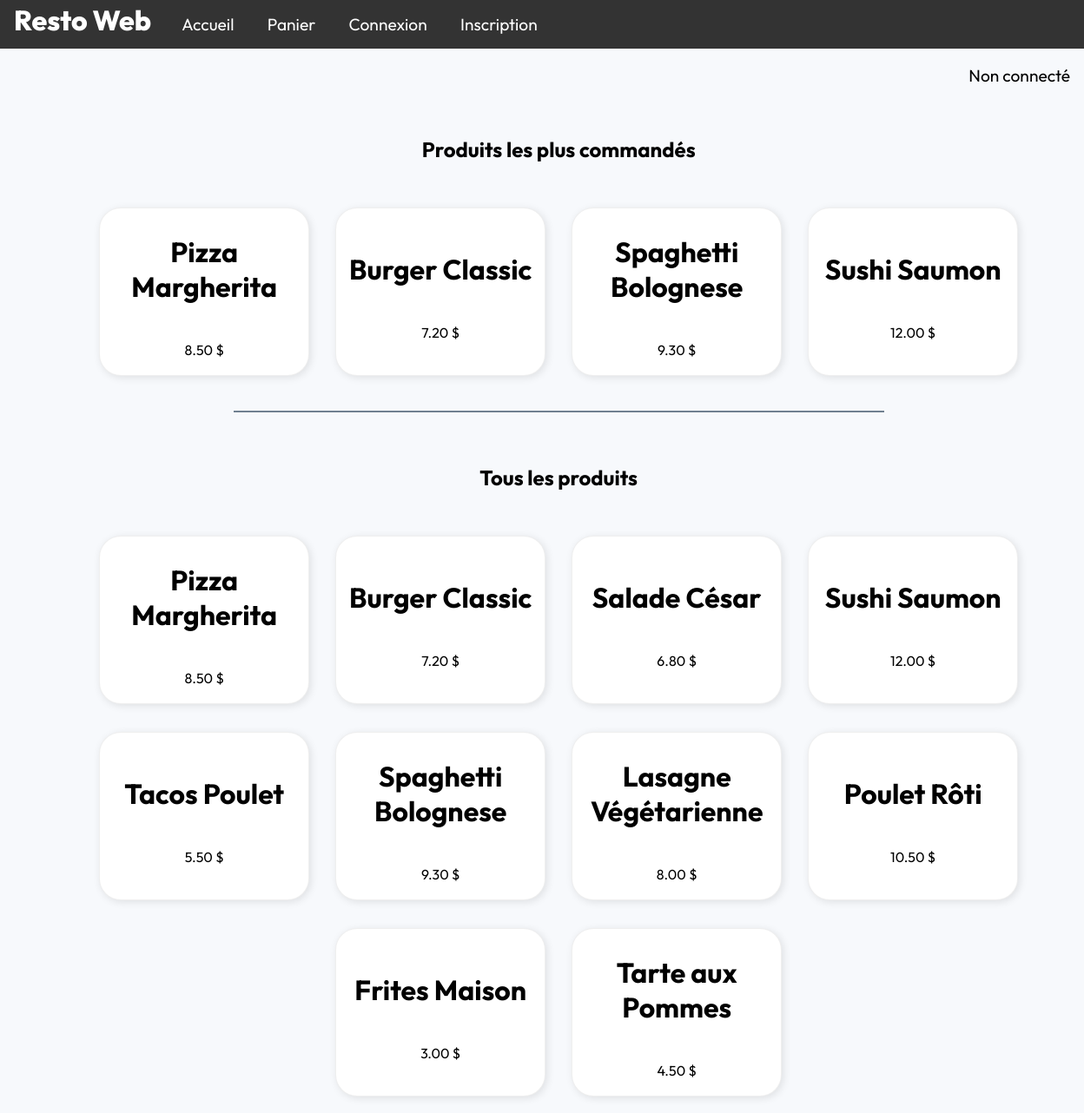
The page / on the database its author committed.
### tables this page shows
CREATE TABLE Produit (
    idProduit INT AUTO_INCREMENT PRIMARY KEY,
    libProduit VARCHAR(50) NOT NULL,
    prixProHT DECIMAL(15,2) NOT NULL
);

### src/functions/get_popular_products.php (called while the page is built)
<?php
    function get_popular_products(){
        $dbh = connect_db();
        $sql = "SELECT lc.idProduit, p.libProduit, SUM(lc.qteLigne) AS total_commandes, p.prixProHT
                FROM ligneCommandes lc, Produit p
                WHERE lc.idProduit = p.idProduit
                GROUP BY lc.idProduit
                ORDER BY total_commandes DESC
                LIMIT 4;";
        try {
            $sth = $dbh->prepare($sql);
            $sth->execute();
            $popular_products = $sth->fetchAll(PDO::FETCH_ASSOC);
        } catch (PDOException $ex) {
            die("Erreur lors de la requête SQL : " . $ex->getMessage());
        }
        return $popular_products;
    }
?>

### src/functions/get_products.php (called while the page is built)
<?php
    function get_products(){
        $dbh = connect_db();
        $sql = "SELECT * FROM Produit";
        try {
            $sth = $dbh->prepare($sql);
            $sth->execute();
            $products = $sth->fetchAll(PDO::FETCH_ASSOC);
        } catch (PDOException $ex) {
            die("Erreur lors de la requête SQL : " . $ex->getMessage());
        }
        return $products;
    }
?>

### src/index.php (the view, shortened to what this page needs)
<?php
include "functions/get_products.php";
include "functions/get_popular_products.php";
$products = get_products();
$popular_products = get_popular_products();
?>
<!DOCTYPE html>
<html lang="fr">
<head>
    <link rel="stylesheet" href="app.css">
    <link rel="stylesheet" href="index.css">
</head>
<body>
    <?php
    include "components/navbar/navBar.php";
    ?>
    <div class="page">
        <?php
        echo "<h2>Produits les plus commandés</h2>";
            echo "<div class='product_list_container'>";
            foreach ($popular_products as $product) {
                echo "<a href='features/produit/produit.php?id=" . $product['idProduit'] . "' class='product_card_link'>";
                echo "<div class='product_card'>
                        <h2>" . $product['libProduit'] . "</h2>
                        <p>" . $product['prixProHT'] . " $</p>
                    </div>";
                echo "</a>";
            }
            echo "</div>";
        ?>
        <hr>
        <?php
            echo "<h2>Tous les produits</h2>";
                $p = 1;
                foreach ($products as $product) {
                    if($p > 1 && $p%4 == 1) {
                        echo "</div>";
                    }
                    if($p == 1 || $p%4 == 1) {
                        echo "<div class='product_list_container'>";
                    }
                    echo "<a href='features/produit/produit.php?id=" . $product['idProduit'] . "' class='product_card_link'>";
                    echo "<div class='product_card'>
                            <h2>" . $product['libProduit'] . "</h2>
                            <p>" . $product['prixProHT'] . " $</p>
                        </div>";
                    echo "</a>";
                    $p++;
                }
        ?>
    </div>
</body>
</html>

### src/components/navBar/navBar.php
<?php
echo "<link rel='stylesheet' href='/projets/RestoWeb/restoweb/src/components/navBar/navBar.css'>";
$navBarElements = array(
    array("label" => "Accueil", "link" => "/projets/RestoWeb/restoweb/src/index.php"),
    array("label" => "Panier", "link" => "/projets/RestoWeb/restoweb/src/features/panier/panier.php"),
);
if (!isset($_SESSION['login'])) {
    $navBarElements[] = array("label" => "Connexion", "link" => "/projets/RestoWeb/restoweb/src/features/connection/connection.php");
    $navBarElements[] = array("label" => "Inscription", "link" => "/projets/RestoWeb/restoweb/src/features/inscription/inscription.php");
} else {
    $navBarElements[] = array("label" => "Deconnexion", "link" => "/projets/RestoWeb/restoweb/src/features/deconnection/deconnection.php");
}
$currentPageURL = $_SERVER['PHP_SELF'];
echo "<div class='navBar_left'>";
echo "<ul>";
echo "<li id='app_title'>Resto Web</li>";
foreach ($navBarElements as $item) {
    $activeClass = ($currentPageURL == $item["link"]) ? "isActive" : "";
    echo "<li>";
    echo "<a href='" . $item["link"] . "' class='" . $activeClass . "'>" . $item["label"] . "</a>";
}
echo "</ul>";
echo "</div>";
if (isset($_SESSION['login'])) {
    echo "<div class='navBar_right'>";
    echo "<p> Connecté : " . $_SESSION['login'] . "</p>";
    echo "</div>";
}else{
    echo "<div class='navBar_right'>";
    echo "<p> Non connecté </p>";
    echo "</div>";
}
?>

### src/app.css (style rules this page uses)
html { height: 100%; width: 100%; font-family: 'Outfit', sans-serif; }
body { width: 100%; height: 100%; margin: 0; padding: 0; background-color: #F7F9FC; }

### src/index.css (style rules this page uses)
.page { min-height: 100%; width: 100%; padding: 1.2rem; display: flex; flex-direction: column; align-items: center; gap:2rem; display: flex; justify-content: center; }
.product_list_container { width: 100%; display: flex; flex-direction: row; justify-content: center; gap: 30px; }
.product_card { width: 15rem; min-height: 12rem; display: flex; text-align: center; flex-direction: column; align-items: center; justify-content: center; border-style: solid; border-width: 0.1px; border-radius: 25px; border-color: rgba(128, 128, 128, 0.13); background-color: rgb(255, 255, 255); box-shadow: 2px 2px 10px 0 rgba(0, 0, 0, 0.1); transition: all 0.3s ease-in-out; }
.product_card h2 { font-size: 2rem; color: rgb(0, 0, 0); }
.product_card p { font-size: 1rem; color: rgb(0, 0, 0); }
hr { width: 60%; height: 2px; border: none; background-color: slategrey; }
.product_card_link { text-decoration: none; }
p { color: slategray; }

### src/components/navBar/navBar.css (style rules this page uses)
ul { list-style-type: none; margin: 0; padding: 0; overflow: hidden; background-color: #333; }
li { display: inline-flex; }
li a { color: white; text-align: center; padding: 1rem 1.2rem; text-decoration: none; font-size: 1.2rem; }
#app_title { font-size: 2rem; color: rgb(255, 255, 255); text-align: center; font-weight: 800; padding-left: 1rem; padding-right: 1rem; }
.navBar_right { float: right; font-size: 1.2rem; padding-right: 1rem; }
.navBar_right p { color: black; }

### rows shown on the page
produit: libProduit "Pizza Margherita", prixProHT "8.50"
produit: libProduit "Burger Classic", prixProHT "7.20"
produit: libProduit "Salade César", prixProHT "6.80"
produit: libProduit "Sushi Saumon", prixProHT "12.00"
produit: libProduit "Tacos Poulet", prixProHT "5.50"
produit: libProduit "Spaghetti Bolognese", prixProHT "9.30"
produit: libProduit "Lasagne Végétarienne", prixProHT "8.00"
produit: libProduit "Poulet Rôti", prixProHT "10.50"
produit: libProduit "Frites Maison", prixProHT "3.00"
produit: libProduit "Tarte aux Pommes", prixProHT "4.50"

### other values the page prints
$item["label"] "Accueil"
$item["label"] "Panier"
$item["label"] "Connexion"
$item["label"] "Inscription"
$product['libProduit'] "Pizza Margherita"
$product['prixProHT'] "8.50"
$product['libProduit'] "Burger Classic"
$product['prixProHT'] "7.20"
$product['libProduit'] "Spaghetti Bolognese"
$product['prixProHT'] "9.30"
$product['libProduit'] "Sushi Saumon"
$product['prixProHT'] "12.00"
